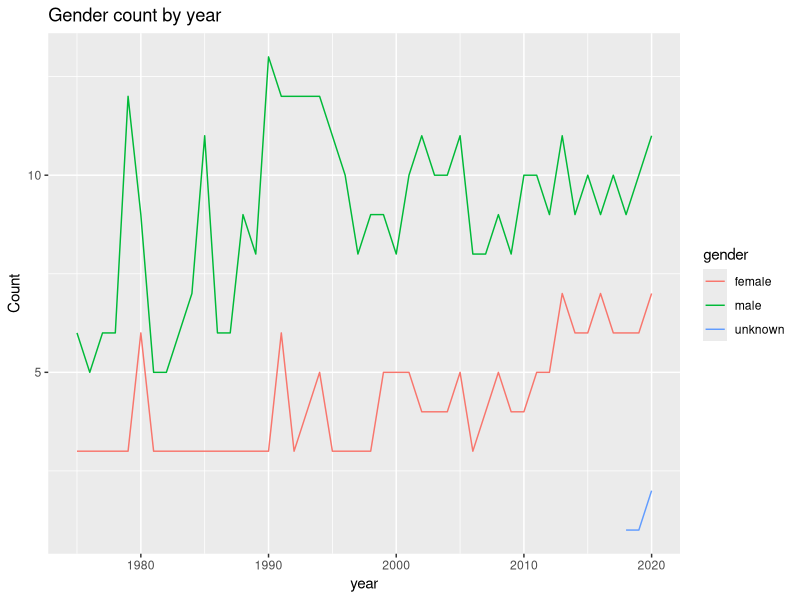

Reproduce this figure in R.
## ---- chunk 1
#| label: setup
#| warning: false
#| message: false

library(tidyverse)
library(ggplot2)

knitr::opts_chunk$set(echo = TRUE, warning=FALSE, message=FALSE)
## ---- chunk 2

# reading the datasets from CSV
snl_actors <- read.csv("_data/snl_actors.csv")
snl_casts <- read.csv("_data/snl_casts.csv")
snl_seasons <- read.csv("_data/snl_seasons.csv")

# peaking into the datasets
head(snl_actors)
head(snl_casts)
head(snl_seasons)

# number of rows in each
nrow(snl_actors)
nrow(snl_casts)
nrow(snl_seasons)

# number of columns in each
ncol(snl_actors)
ncol(snl_casts)
ncol(snl_seasons)

# print column names of each
colnames(snl_actors)
colnames(snl_casts)
colnames(snl_seasons)

## ---- chunk 3

## ---- chunk 4

# Merging snl_actors and snl_casts
cast_actor <- merge(snl_casts, snl_actors, by = 'aid')

# merging cast_actor and snl_seasons
cast_actor_season <- cast_actor %>%
  merge(snl_seasons, by = 'sid') %>%
  group_by(sid, year, gender) %>%
  count(sid, gender)

# plotting gender count over the years
cast_actor_season %>%
  ggplot(aes(year, n, col = gender)) +
  geom_line() +
  ylab("Count") +
  ggtitle("Gender count by year")

## ---- chunk 5

cast_actor_season 
